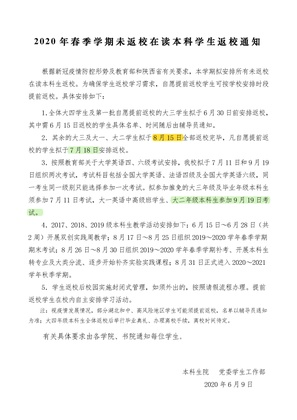
%> input picture ex4/Notice.jpg, 297 x 420 px, shrunk from 2480 x 3508 before the run
$ octave e3.m   (GNU Octave 9; MATLAB toolbox functions it lacks are replaced by stand-ins)
%> lines starting %> are read from the running program, lines starting %| are printed output that depends on the picture
%%傅里叶变换加水印源代码
clc;clear;close all;
alpha = 1;

%% read data
im = double(imread('Notice.jpg'))/255;
mark = double(imread('Watermark.jpg'))/255;
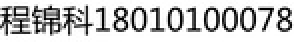
%> input picture ex4/Watermark.jpg, 147 x 21 px, shrunk from 1227 x 174 before the run (shown 2 times larger)
%> mark: size 21x147x3 double; min 0, max 1, mean 0.783
figure, imshow(im),title('original image');
figure, imshow(mark),title('watermark');

%% encode mark
imsize = size(im);
%> imsize = [420 297 3]
%random
TH=zeros(imsize(1)*0.5,imsize(2),imsize(3));
TH1 = TH;
TH1(1:size(mark,1),1:size(mark,2),:) = mark;
M=randperm(0.5*imsize(1));
N=randperm(imsize(2));
save('encode.mat','M','N');
for i=1:imsize(1)*0.5
    for j=1:imsize(2)
        TH(i,j,:)=TH1(M(i),N(j),:);
    end
end
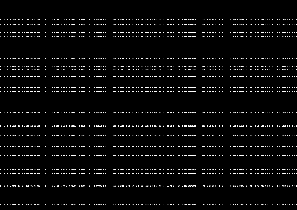
%> TH: size 210x297x3 double; min 0, max 1, mean 0.0387; mean of the top-left, top-right, bottom-left and bottom-right quarters 0.038, 0.0365, 0.0407, 0.0399
% symmetric
mark_ = zeros(imsize(1),imsize(2),imsize(3));
mark_(1:imsize(1)*0.5,1:imsize(2),:)=TH;
for i=1:imsize(1)*0.5
    for j=1:imsize(2)
        mark_(imsize(1)+1-i,imsize(2)+1-j,:)=TH(i,j,:);
    end
end
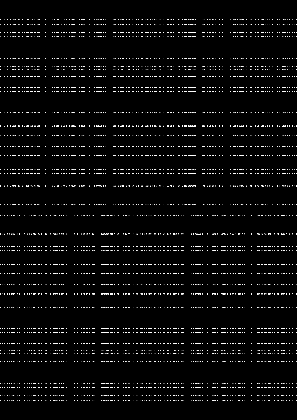
%> mark_: size 420x297x3 double; min 0, max 1, mean 0.0387
figure,imshow(mark_),title('encoded watermark');
%imwrite(mark_,'encoded watermark.jpg');

%% add watermark
FA=fft2(im);
figure,imshow(FA);title('spectrum of original image');
FB=FA+alpha*double(mark_);
figure,imshow(FB); title('spectrum of watermarked image');
%> after `imshow(FB)`:
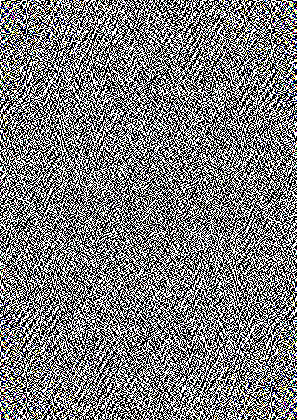
%> displayed picture: size 420x297x3, on the screen's scale of 0 to 255; mean R, G, B 123.4, 123.4, 123.4
FAO=ifft2(FB);
figure,imshow(FAO); title('watermarked image');
%imwrite(uint8(FAO),'watermarked image.jpg');
RI = FAO-double(im);
figure,imshow(uint8(RI)); title('residual');
%> (this line was passed over: imshow is not available in this run)
%imwrite(uint8(RI),'residual.jpg');
xl = 1:imsize(2);
%> xl = 297 values from 1 to 297
yl = 1:imsize(1);
%> yl = 420 values from 1 to 420
[xx,yy] = meshgrid(xl,yl);
figure, plot3(xx,yy,FA(:,:,1).^2+FA(:,:,2).^2+FA(:,:,3).^2),title('spectrum of original image');
%> after `title('spectrum of original image')`:
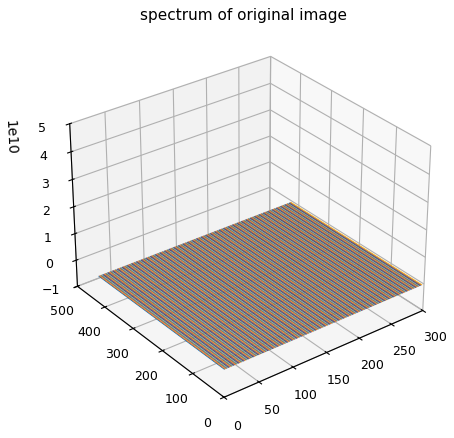
%> figure redrawn from the program's plot data
figure, plot3(xx,yy,FB(:,:,1).^2+FB(:,:,2).^2+FB(:,:,3).^2),title('spectrum of watermarked image');
figure, plot3(xx,yy,FB(:,:,1).^2+FB(:,:,2).^2+FB(:,:,3).^2-FA(:,:,1).^2+FA(:,:,2).^2+FA(:,:,3).^2),title('spectrum of watermark');
%> after `title('spectrum of watermark')`:
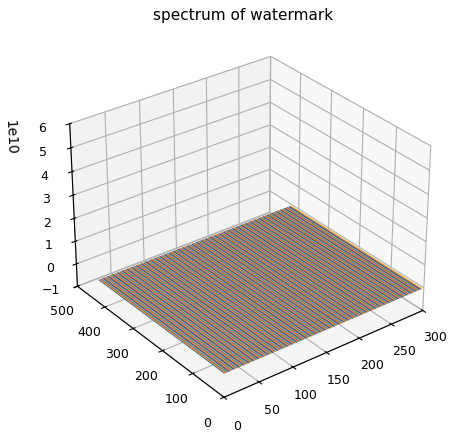
%> figure redrawn from the program's plot data

%% extract watermark
FA2=fft2(FAO);
G=(FA2-FA)/alpha;
GG=G;
for i=1:imsize(1)*0.5
    for j=1:imsize(2)
        GG(M(i),N(j),:)=G(i,j,:);
    end
end
for i=1:imsize(1)*0.5
    for j=1:imsize(2)
        GG(imsize(1)+1-i,imsize(2)+1-j,:)=GG(i,j,:);
    end
end
figure,imshow(GG);title('extracted watermark');
%> after `imshow(GG)`:
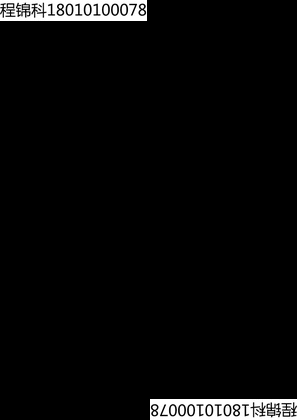
%> displayed picture: size 420x297x3, on the screen's scale of 0 to 255; min 0, max 255, mean 9.9
%imwrite(uint8(GG),'extracted watermark.jpg');

%% MSE and PSNR
C=double(im);
RC=double(FAO);
MSE=0; PSNR=0;
for i=1:imsize(1)
    for j=1:imsize(2)
        MSE=MSE+(C(i,j)-RC(i,j)).^2;
    end
end
MSE=MSE/360.^2;
PSNR=20*log10(255/sqrt(MSE));
MSE
PSNR
